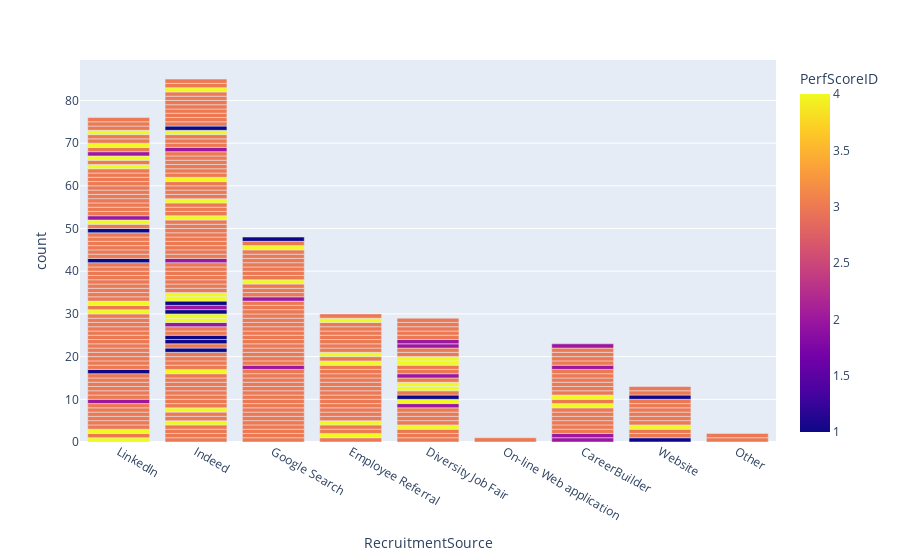

The code cell stored with this chart in its notebook:
### Code cell
fig = px.bar(HRdb, x="RecruitmentSource",color="PerfScoreID")
fig.show()

### Figure 1 — Plotly figure (JSON) as saved in the notebook; plotly's stock layout.template omitted (floating-point values rounded to 4 significant figures; data arrays with more than 128 entries replaced by an {"elided": "..."} marker saying what was removed)
{"data": [{"alignmentgroup": "True", "hovertemplate": "RecruitmentSource=%{x}<br>count=%{y}<br>PerfScoreID=%{marker.color}<extra></extra>", "legendgroup": "", "marker": {"color": {"elided": "307 int values"}, "coloraxis": "coloraxis", "pattern": {"shape": ""}}, "name": "", "offsetgroup": "", "orientation": "v", "showlegend": false, "textposition": "auto", "type": "bar", "x": {"elided": "307 str values"}, "xaxis": "x", "y": {"elided": "307 int values"}, "yaxis": "y"}], "layout": {"barmode": "relative", "coloraxis": {"colorbar": {"title": {"text": "PerfScoreID"}}, "colorscale": [[0, "#0d0887"], [0.1111, "#46039f"], [0.2222, "#7201a8"], [0.3333, "#9c179e"], [0.4444, "#bd3786"], [0.5556, "#d8576b"], [0.6667, "#ed7953"], [0.7778, "#fb9f3a"], [0.8889, "#fdca26"], [1, "#f0f921"]]}, "legend": {"tracegroupgap": 0}, "margin": {"t": 60}, "xaxis": {"anchor": "y", "domain": [0, 1], "title": {"text": "RecruitmentSource"}}, "yaxis": {"anchor": "x", "domain": [0, 1], "title": {"text": "count"}}}}
